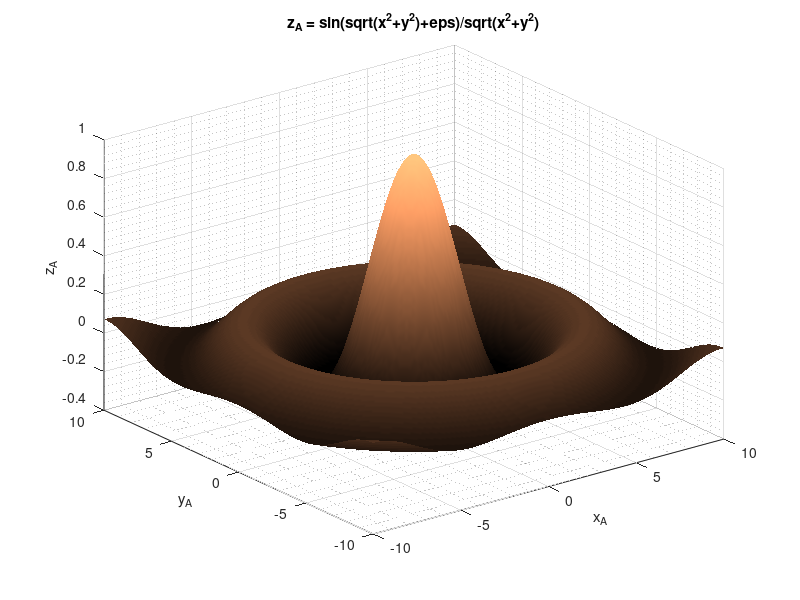

Here is the MATLAB script that generated this plot:
%% my3Dfun2

%% Function domain

[x,y] = meshgrid(-10:0.1:10,-10:0.1:10);
    
%% Function values

z = sin(sqrt(x.^2+y.^2)+eps)./(sqrt(x.^2+y.^2));
    
%% Figure initialization

figure 
    
%% Plotting figure

surf(x,y,z)
    
%% Title

title('z_A = sin(sqrt(x^2+y^2)+eps)/sqrt(x^2+y^2)')

%% Labels

xlabel('x_A')

ylabel('y_A')

zlabel('z_A')
    
%% Grid

grid minor
    
%% Colormap

colormap copper
    
%% Shading

shading interp
